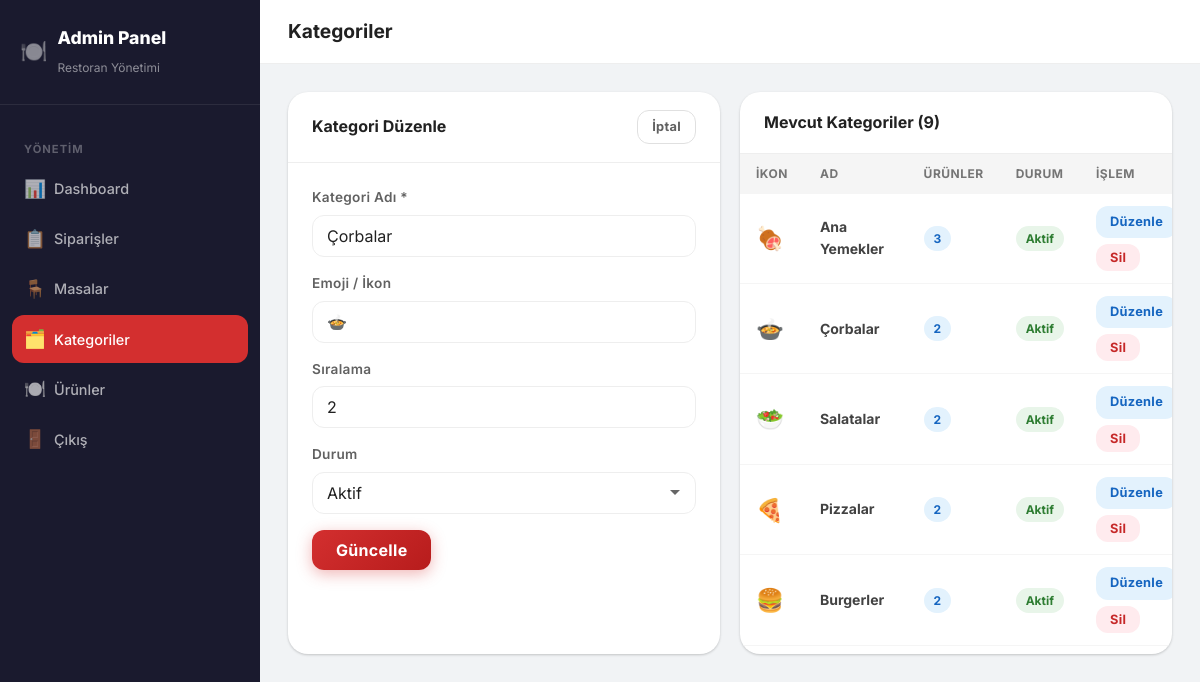
The page /admin/categories.php?edit=2 (signed in) on the database its author committed.
### tables this page shows
CREATE TABLE IF NOT EXISTS categories (
    id INT AUTO_INCREMENT PRIMARY KEY,
    name VARCHAR(100) NOT NULL,
    icon VARCHAR(50) DEFAULT '🍽️',
    sort_order INT DEFAULT 0,
    is_active TINYINT(1) DEFAULT 1,
    created_at TIMESTAMP DEFAULT CURRENT_TIMESTAMP
);

### includes/config.php (called while the page is built, shortened)
<?php
function db() {
    static $pdo = null;
    if ($pdo === null) {
        try {
            $pdo = new PDO(
                'mysql:host=' . DB_HOST . ';dbname=' . DB_NAME . ';charset=utf8mb4',
                DB_USER,
                DB_PASS,
                [
                    PDO::ATTR_ERRMODE => PDO::ERRMODE_EXCEPTION,
                    PDO::ATTR_DEFAULT_FETCH_MODE => PDO::FETCH_ASSOC,
                    PDO::ATTR_EMULATE_PREPARES => false,
                ]
            );
        } catch (PDOException $e) {
            die(json_encode(['error' => 'Database connection failed: ' . $e->getMessage()]));
        }
    }
    return $pdo;
}
function sanitize($str) {
    return htmlspecialchars(trim($str), ENT_QUOTES, 'UTF-8');
}

### admin/categories.php (the view, shortened to what this page needs)
<?php
require_once 'includes/auth.php';
$cats = db()->query("SELECT c.*, (SELECT COUNT(*) FROM products p WHERE p.category_id = c.id) as product_count FROM categories c ORDER BY c.sort_order ASC, c.id ASC")->fetchAll();
$edit_id = (int)($_GET['edit'] ?? 0);
$edit_cat = null;
if ($edit_id) {
    foreach ($cats as $c) { if ($c['id'] == $edit_id) { $edit_cat = $c; break; } }
}
?>
<!DOCTYPE html>
<html lang="tr">
<head>
  <link rel="stylesheet" href="../assets/css/style.css">
</head>
<body class="admin-body">
<div style="display:flex">
  <aside class="admin-sidebar" id="admin-sidebar">
    <div class="admin-sidebar-header">
      <div style="display:flex;align-items:center;gap:10px">
        <span style="font-size:22px">🍽️</span>
        <div><h2>Admin Panel</h2><span>Restoran Yönetimi</span></div>
      </div>
    </div>
  </aside>
  <main class="admin-main">
    <div class="admin-topbar">
      <div style="display:flex;align-items:center;gap:12px">
        <h1>Kategoriler</h1>
      </div>
    </div>
    <div class="admin-content">
      <div style="display:grid;grid-template-columns:1fr 1fr;gap:20px">
        <div class="admin-card">
          <div class="admin-card-header">
            <h2><?= $edit_cat ? 'Kategori Düzenle' : 'Yeni Kategori Ekle' ?></h2>
            <?php if ($edit_cat): ?><a href="categories.php" class="btn btn-sm btn-outline">İptal</a><?php endif; ?>
          </div>
          <div class="admin-card-body">
            <form method="POST" class="admin-form">
              <div class="form-group">
                <label>Kategori Adı *</label>
                <input type="text" name="name" class="form-control" placeholder="Örn: Ana Yemekler" value="<?= sanitize($edit_cat['name'] ?? '') ?>" required>
              </div>
              <div class="form-group">
                <label>Emoji / İkon</label>
                <input type="text" name="icon" class="form-control" placeholder="Emoji (Örn: 🍕)" value="<?= sanitize($edit_cat['icon'] ?? '🍽️') ?>">
              </div>
              <div class="form-group">
                <label>Sıralama</label>
                <input type="number" name="sort_order" class="form-control" value="<?= (int)($edit_cat['sort_order'] ?? 0) ?>" min="0">
              </div>
              <?php if ($edit_cat): ?>
              <div class="form-group">
                <label>Durum</label>
                <select name="is_active" class="form-control">
                  <option value="1" <?= ($edit_cat['is_active'] == 1 ? 'selected' : '') ?>>Aktif</option>
                </select>
              </div>
              <?php endif; ?>
              <button type="submit" class="btn btn-primary" style="width:auto;padding:10px 24px">
                <?= $edit_cat ? 'Güncelle' : 'Kategori Ekle' ?>
              </button>
            </form>
          </div>
        </div>
        <div class="admin-card">
          <div class="admin-card-header"><h2>Mevcut Kategoriler (<?= count($cats) ?>)</h2></div>
          <div style="overflow:auto;max-height:500px">
            <table class="data-table">
              <thead><tr><th>İkon</th><th>Ad</th><th>Ürünler</th><th>Durum</th><th>İşlem</th></tr></thead>
              <tbody>
                <?php foreach ($cats as $c): ?>
                <tr>
                  <td style="font-size:1.4rem"><?= sanitize($c['icon']) ?></td>
                  <td><strong><?= sanitize($c['name']) ?></strong></td>
                  <td><span class="badge badge-preparing"><?= $c['product_count'] ?></span></td>
                  <td><span class="badge <?= $c['is_active'] ? 'badge-ready' : 'badge-completed' ?>"><?= $c['is_active'] ? 'Aktif' : 'Pasif' ?></span></td>
                  <td>
                    <div class="action-btns">
                      <a href="?edit=<?= $c['id'] ?>" class="btn btn-sm btn-info">Düzenle</a>
                      <form method="POST" style="display:inline" onsubmit="return confirm('Bu kategoriyi silmek istediğinizden emin misiniz?')">
                        <button type="submit" class="btn btn-sm btn-danger">Sil</button>
                      </form>
                    </div>
                  </td>
                </tr>
                <?php endforeach; ?>
              </tbody>
            </table>
          </div>
        </div>
      </div>
    </div>
  </main>
</div>
</body>
</html>

### rows shown on the page
categories: name "Çorbalar", icon "🍲", sort_order "2", is_active "Aktif", product_count "2"
categories: icon "🍖", name "Ana Yemekler", product_count "3", is_active "Aktif"
categories: icon "🥗", name "Salatalar", product_count "2", is_active "Aktif"
categories: icon "🍕", name "Pizzalar", product_count "2", is_active "Aktif"
categories: icon "🍔", name "Burgerler", product_count "2", is_active "Aktif"

### other values the page prints
$item['icon'] "📊"
$item['label'] "Dashboard"
$item['icon'] "📋"
$item['label'] "Siparişler"
$item['icon'] "🪑"
$item['label'] "Masalar"
$item['icon'] "🗂️"
$item['label'] "Kategoriler"
$item['icon'] "🍽️"
$item['label'] "Ürünler"
$item['icon'] "🚪"
$item['label'] "Çıkış"
count($cats) "9"
